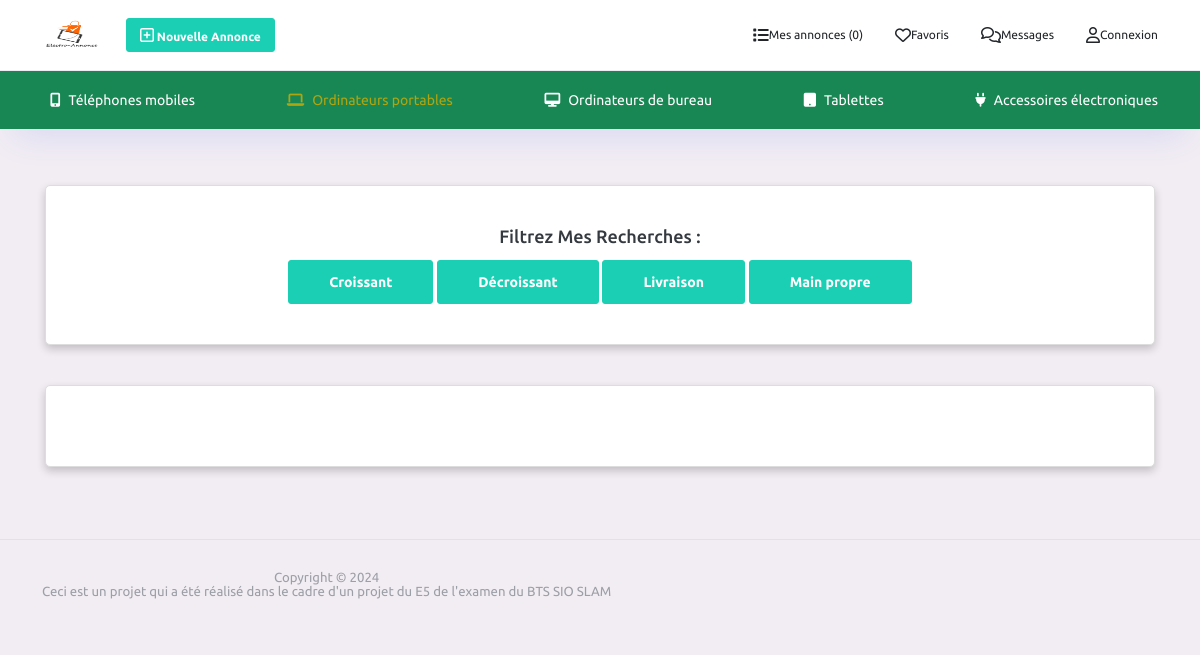
Before: /View/categorie.php?idcategorie=2 with the older database file.
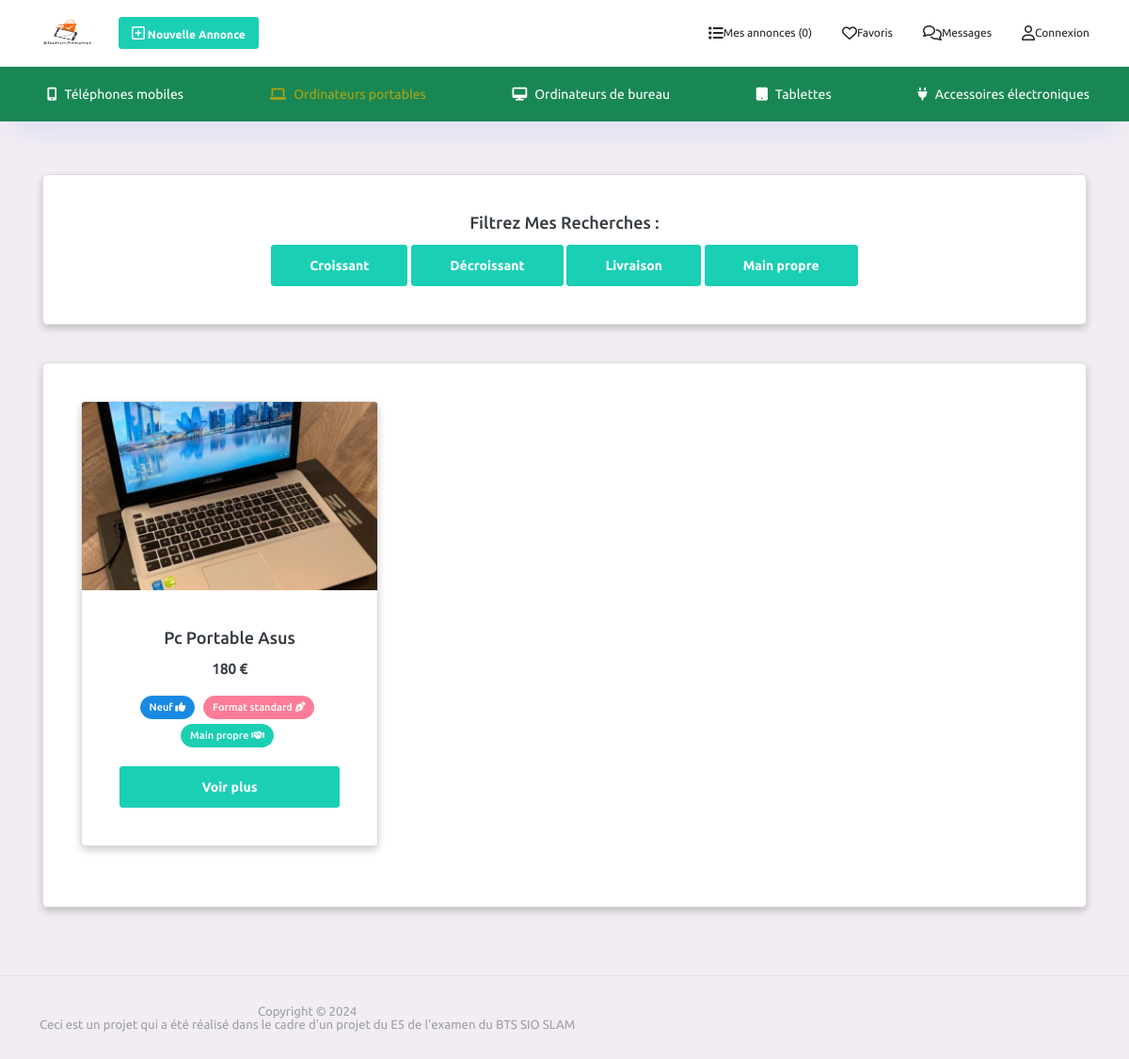
After: the same page with the newer database file.
### tables this page shows
CREATE TABLE `annonce` (
  `ida` int(2) NOT NULL,
  `titre` varchar(50) NOT NULL,
  `vendeur` int(2) NOT NULL,
  `date` varchar(30) NOT NULL,
  `detail` text NOT NULL,
  `photo` varchar(100) NOT NULL,
  `categorie` int(2) NOT NULL,
  `prix` int(10) NOT NULL,
  `etat` varchar(40) NOT NULL,
  `favoris` int(4) NOT NULL,
  `livraison` int(2) NOT NULL,
  `vue` int(6) NOT NULL,
  `time` int(100) NOT NULL
);

### View/categorie.php (the view, shortened to what this page needs)
<?php
include 'include/element.php';
include 'include/navigation.php';
$idcategorie = $_GET["idcategorie"];
$statement = $pdo ->prepare ("SELECT * from categorie where idc = :idcategorie");
$statement -> bindValue(':idcategorie', $idcategorie, PDO::PARAM_INT);
$statement->execute();
$result = $statement->fetch(PDO::FETCH_ASSOC);
if(isset($_GET["filtre"])){
    $filtre=$_GET["filtre"];
    if($filtre=="croissant"){
        $statement2 = $pdo -> prepare('SELECT * from annonce where categorie = :idcategorie order by prix asc');
        $statement2 -> bindValue(':idcategorie', $idcategorie, PDO::PARAM_INT);
        $statement2 -> execute();
        $result2 = $statement2->fetchAll(PDO::FETCH_ASSOC);
    }
    if($filtre=="decroissant"){
        $statement2 = $pdo -> prepare('SELECT * from annonce where categorie = :idcategorie order by prix desc');
        $statement2 -> bindValue(':idcategorie', $idcategorie, PDO::PARAM_INT);
        $statement2 -> execute();
        $result2 = $statement2->fetchAll(PDO::FETCH_ASSOC);
    }
    if($filtre=="livraison"){
        $statement2 = $pdo -> prepare('SELECT * from annonce where categorie = :idcategorie and livraison = 1');
        $statement2 -> bindValue(':idcategorie', $idcategorie, PDO::PARAM_INT);
        $statement2 -> execute();
        $result2 = $statement2->fetchAll(PDO::FETCH_ASSOC);
    }
    if($filtre=="mainPropre"){
        $statement2 = $pdo -> prepare('SELECT * from annonce where categorie = :idcategorie and livraison = 0');
        $statement2 -> bindValue(':idcategorie', $idcategorie, PDO::PARAM_INT);
        $statement2 -> execute();
        $result2 = $statement2->fetchAll(PDO::FETCH_ASSOC);
    }
}else{
$statement2 = $pdo -> prepare('SELECT * from annonce where categorie = :idcategorie');
$statement2 -> bindValue(':idcategorie', $idcategorie, PDO::PARAM_INT);
$statement2 -> execute();
$result2 = $statement2->fetchAll(PDO::FETCH_ASSOC);
}
?>
<!DOCTYPE html>
<html lang="fr">
<head>
    <?php include 'include/header.php'; ?>
</head>
<body style="background-color: #f2edf3">
<div class="container-scroller">
    <div class="container-fluid page-body-wrapper">
        <div class="main-panel">
            <div class="content-wrapper container">
                <div class="row mt-4">
                    <div class="grid-margin stretch-card">
                        <div class="card">
                            <div class="card-body text-center">
                                <h2 class="card-title text-center">Filtrez mes recherches :</h2>
                                <a class="btn btn-success" href="categorie.php?idcategorie=<?= $result["idc"] ?>&filtre=croissant">Croissant</a>
                                <a class="btn btn-success" href="categorie.php?idcategorie=<?= $result["idc"] ?>&filtre=decroissant">Décroissant</a>
                                <a class="btn btn-success" href="categorie.php?idcategorie=<?= $result["idc"] ?>&filtre=livraison">Livraison</a>
                                <a class="btn btn-success" href="categorie.php?idcategorie=<?= $result["idc"] ?>&filtre=mainPropre">Main propre</a>
                            </div>
                        </div>
                    </div>
                    <div class="grid-margin stretch-card">
                        <div class="card">
                            <div class="card-body">
                                <div class="row">
                                    <?php foreach ($result2 as $ligne) { ?>
                                        <div class="col-md-4 mb-4">
                                            <div class="card h-100">
                                                <img src="../<?= $ligne['photo'] ?>" class="card-img-top" alt="...">
                                                <div class="card-body text-center">
                                                    <h5 class="card-title"><?= $ligne["titre"] ?></h5>
                                                    <p class="card-text"><strong><?= number_format($ligne['prix'], 0, ',', ' ') ?> €</strong></p>
                                                    <div class="product-variation">
                                                        <span class="badge badge-pill badge-info"><?= $ligne['etat'] ?> <i class="fa-solid fa-thumbs-up"></i></span>
                                                        <span class="badge badge-pill badge-danger">Format standard <i class="fa-solid fa-pen-nib"></i></span>
                                                        <?php if ($ligne["livraison"] == 1): ?>
                                                            <span class="badge badge-pill badge-success">Livraison <i class="fa-solid fa-truck"></i></span>
                                                        <?php else: ?>
                                                            <span class="badge badge-pill badge-success">Main propre <i class="fa-solid fa-handshake"></i></span>
                                                        <?php endif; ?>
                                                    </div>
                                                    <a href="detail.php?ida=<?= $ligne["ida"] ?>" class="btn btn-success btn-voir-plus">Voir plus</a>
                                                </div>
                                            </div>
                                        </div>
                                    <?php } ?>
                                </div>
                            </div>
                        </div>
                    </div>
                </div>
            </div>
        </div>
    </div>
</div>
<?php
include 'include/footer.php';
?>
</body>
</html>

### View/include/navigation.php (shortened to what this page needs)
<?php
if(isset($_GET["idcategorie"])){
    if($_GET["idcategorie"] == 1){
        $telephone = "active";
    }else{
        $telephone = null;
    }
    if($_GET["idcategorie"] == 2){
        $ordinateur = "active";
    }else{
        $ordinateur = null;
    }
    if($_GET["idcategorie"] == 5){
        $accessoire = "active";
    }else{
        $accessoire = null;
    }
}else{
    $telephone = null;
    $ordinateur = null;
    $ordinateurbureau = null;
    $tablette = null;
    $accessoire = null;
}
?>
<div class="horizontal-menu">
<?php
include 'include/element.php';
if (isset($uid)) {
    $nbAnnonces = $pdo->query("SELECT COUNT(*) FROM annonce WHERE vendeur = $uid")->fetchColumn();
    $nbFavoris = $pdo->query("SELECT COUNT(*) FROM favoris WHERE idu = $uid")->fetchColumn();
    $nbMessagesNonLus = $pdo->query("SELECT COUNT(*) FROM message WHERE idu_r = $uid AND lu = 0")->fetchColumn();
} else {
    $nbAnnonces = 0;
}
?>
<nav class="navbar top-navbar col-lg-12 col-12 p-0">
    <div class="container d-flex justify-content-between align-items-center">
        <div class="navbar-brand-wrapper d-flex align-items-center">
            <a class="navbar-brand brand-logo" href="index.php"><img style="height: 30px; width: 60px" src="../image/logo2.png" alt="logo" /></a>
        </div>
        <div class="navbar-menu-wrapper d-flex align-items-center justify-content-end">
            <ul class="navbar-nav d-flex align-items-center">
                <li class="nav-item d-none d-lg-block">
                    <a class="btn btn-success btn-sm mx-2" href="<?php if(isset($uid)): ?>nvAnnonces.php <?php else: ?> connexion.php <?php endif; ?>" style="font-size: 12px;">
                        <i class="fa-regular fa-square-plus"></i><span class="menu-title"> Nouvelle Annonce</span>
                    </a>
                </li>
            </ul>
            <ul class="navbar-nav navbar-nav-right d-flex align-items-center">
                <li class="nav-item">
                    <a class="nav-link text-dark" href="<?php if(isset($uid)): ?>mesAnnonces.php <?php else: ?>connexion.php <?php endif; ?>" style="font-size: 12px;">
                        <i class="fa-solid fa-list" style="font-size: 16px;"></i><span class="d-none d-lg-inline"> Mes annonces (<?= $nbAnnonces ?>)</span>
                    </a>
                </li>
                <li class="nav-item">
                    <a class="nav-link text-dark position-relative" href="<?php if(isset($uid)): ?>favoris.php <?php else: ?>connexion.php <?php endif; ?>" style="font-size: 12px;">
                        <i class="fa-regular fa-heart" style="font-size: 16px;"></i><span class="d-none d-lg-inline"> Favoris</span>
                    </a>
                </li>
                <li class="nav-item">
                    <a class="nav-link text-dark position-relative" href="<?php if(isset($uid)): ?>message.php <?php else: ?>connexion.php <?php endif; ?>" style="font-size: 12px;">
                        <i class="fa-regular fa-comments" style="font-size: 16px;"></i><span class="d-none d-lg-inline"> Messages</span>
                    </a>
                </li>
                <?php if(isset($uid)): ?>
                    <li class="nav-item nav-profile dropdown">
                        <a class="nav-link" id="profileDropdown" href="#" data-bs-toggle="dropdown" aria-expanded="false" style="font-size: 12px;">
                            <div class="nav-profile-img">
                                <img src="<?php if($infoUser["avatar"] == null){ echo "../image/avatarbasique.png";}else{ ?>../<?= $infoUser["avatar"] ?><?php } ?>" alt="image" style="height: 20px; width: 20px;">
                                <span class="availability-status online"></span>
                            </div>
                            <div class="nav-profile-text">
                                <p class="text-black mb-0" style="font-size: 12px;"><?= $infoUser["prenom"] ?> <?= $infoUser["nom"] ?></p>
                            </div>
                            <i class="fa-solid fa-chevron-down mx-1" style="font-size: 12px;"></i>
                        </a>
                        <div class="dropdown-menu navbar-dropdown" aria-labelledby="profileDropdown">
                            <a class="dropdown-item" href="profil.php">
                                <i class="fa-solid fa-user"></i> Profil</a>
                            <div class="dropdown-divider"></div>
                            <a class="dropdown-item" href="deconnexion.php">
                                <i class="fa-solid fa-right-from-bracket"></i> Déconnexion </a>
                        </div>
                    </li>
                <?php else: ?>
                    <li class="nav-item">
                        <a class="nav-link text-dark" href="connexion.php" style="font-size: 12px;">
                            <i class="fa-regular fa-user" style="font-size: 16px;"></i><span class="d-none d-lg-inline"> Connexion</span>
                        </a>
                    </li>
                <?php endif; ?>
            </ul>
        </div>
    </div>
</nav>
    <nav class="bottom-navbar bg-success">
        <div class="container">
            <ul class="nav page-navigation">
                <li class="nav-item <?= $telephone ?>">
                    <a class="nav-link" href="categorie.php?idcategorie=1">
                    <i class="fa-solid fa-mobile-alt mx-2"></i>
                        <span class="menu-title">Téléphones mobiles</span>
                    </a>
                </li>
                <li class="nav-item <?= $ordinateur ?>">
                    <a class="nav-link" href="categorie.php?idcategorie=2">
                    <i class="fa-solid fa-laptop mx-2"></i>
                        <span class="menu-title">Ordinateurs portables</span>
                    </a>
                </li>
                <li class="nav-item <?= $sciencefiction ?>">
                    <a class="nav-link" href="categorie.php?idcategorie=3">
                    <i class="fa-solid fa-desktop mx-2"></i>
                        <span class="menu-title">Ordinateurs de bureau</span>
                    </a>
                </li>
                <li class="nav-item <?= $developpementpersonnel ?>">
                    <a class="nav-link" href="categorie.php?idcategorie=4">
                    <i class="fa-solid fa-tablet mx-2"></i>
                        <span class="menu-title">Tablettes</span>
                    </a>
                </li>
                <li class="nav-item <?= $accessoire ?>">
                    <a class="nav-link" href="categorie.php?idcategorie=5">
                    <i class="fa-solid fa-plug mx-2"></i>
                        <span class="menu-title">Accessoires électroniques</span>
                    </a>
                </li>
            </ul>
        </div>
    </nav>
</div>

### View/include/header.php (shortened to what this page needs)
<link rel="stylesheet" href="../asset/template/asset/template/assets/vendors/materialdesignicons.min.css">
<link rel="stylesheet" href="../asset/template/assets/vendors/vendor.bundle.base.css">
<link rel="stylesheet" href="../asset/template/assets/vendors/font-awesome.min.css" />
<link rel="stylesheet" href="../asset/template/assets/vendors/bootstrap-datepicker.min.css">
<link rel="stylesheet" href="../asset/template/assets/css/demo_3/style.css">

### View/include/footer.php
<footer class="footer">
    <div class="container ">
        <div class="d-sm-flex justify-content-center justify-content-sm-between">
            <span class="text-muted text-center text-sm-left d-block d-sm-inline-block">Copyright © 2024<br>
                Ceci est un projet qui a été réalisé dans le cadre d'un projet du E5 de l'examen du BTS SIO SLAM
            </span>
        </div>
    </div>
</footer>

### View/categorie.php (style rules this page uses)
.card { transition: box-shadow 0.2s ease; box-shadow: 0 4px 8px rgba(0, 0, 0, 0.2); border: 1px solid #ddd; }
.card-img-top { height: 200px; object-fit: cover; }
.product-variation { margin-top: 10px; text-align: center; }
.product-variation span { display: inline-block; margin-right: 5px; margin-bottom: 5px; }
.btn-voir-plus { display: block; width: 100%; margin-top: 15px; }

Changed rows visible on the page:
added annonce: photo (picture), titre "Pc Portable Asus", prix "180", etat "Neuf", livraison "Main propre"
